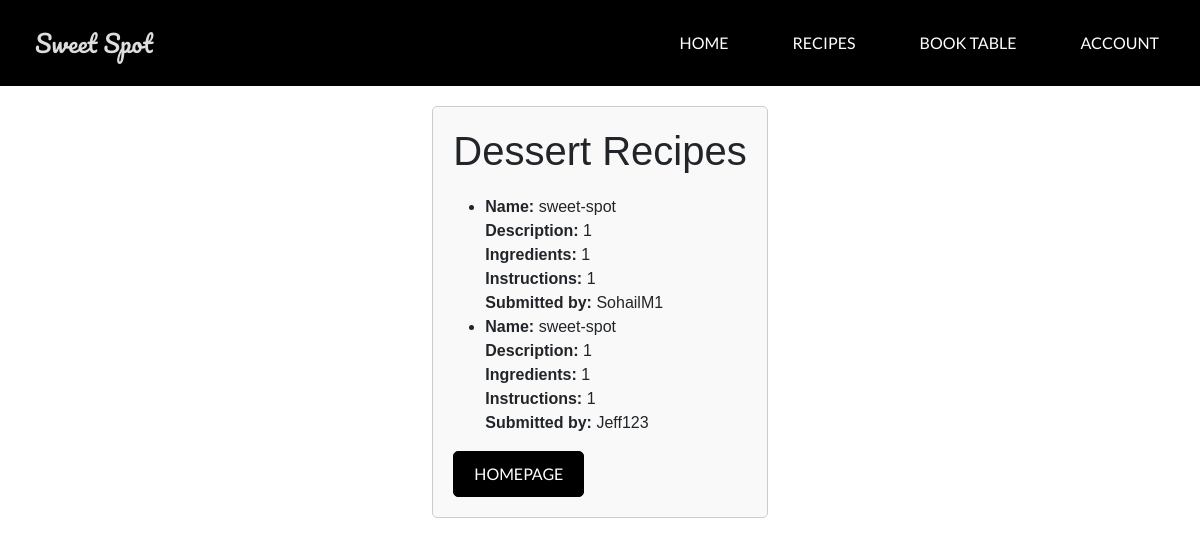
Page /list/ on the committed database.
### desserts/models.py (models this page shows, shortened)
class Dessert(models.Model):
    user = models.ForeignKey(settings.AUTH_USER_MODEL, on_delete=models.CASCADE, default=1)
    name = models.CharField(max_length=200)
    description = models.TextField()
    ingredients = models.TextField()
    instructions = models.TextField()
    created_at = models.DateTimeField(auto_now_add=True)
    updated_at = models.DateTimeField(auto_now=True)

### desserts/views.py (the view)
# urls.py: path('list/', desserts_views.list_desserts, name='list_desserts'),
def list_desserts(request):
    desserts = Dessert.objects.all()
    return render(request, 'desserts/dessert_list.html', {'desserts': desserts})

### desserts/templates/desserts/dessert_list.html (shortened to what this page needs)
{% extends "SweetSpot/base.html" %}
{% block main_content %}
<div class="form-container">
    <h1>Dessert Recipes</h1>
    <ul>
        {% for dessert in desserts %}
        <li>
            <strong>Name:</strong> {{ dessert.name }}<br>
            <strong>Description:</strong> {{ dessert.description }}<br>
            <strong>Ingredients:</strong> {{ dessert.ingredients }}<br>
            <strong>Instructions:</strong> {{ dessert.instructions }}<br>
            <strong>Submitted by:</strong> {{ dessert.user.username }}<br>
        </li>
        {% empty %}
        <li>No dessert recipes available.</li>
        {% endfor %}
    </ul>
    <a href="{% url 'homepage' %}" class="btn btn-secondary">Homepage</a>
</div>
{% endblock main_content %}

### static/css/style.css (style rules this page uses)
body { font-family: 'Montserrat', sans-serif; }
.btn { padding: 10px 20px; grid-gap: 20px; font-size: 16px; font-family: 'Lato', sans-serif; border: 1px solid #ccc; border-radius: 5px; background-color: #f2f2f2; color: #333; text-transform: uppercase; cursor: pointer; transition: background-color 0.3s, color 0.3s; }
.btn-secondary { background-color: black; color: white; border-color: black; }
.form-container { max-width: 600px; margin: 20px auto; padding: 20px; border: 1px solid #ccc; border-radius: 5px; background-color: #f9f9f9; }
.form-container h1 { text-align: center; margin-bottom: 20px; }
html, body { height: 100%; }
body { margin: 0; display: flex; flex-direction: column; }

### rows in the picture
Dessert: name "sweet-spot", description "1", ingredients "1", instructions "1", user.username "SohailM1"
Dessert: name "sweet-spot", description "1", ingredients "1", instructions "1", user.username "Jeff123"
